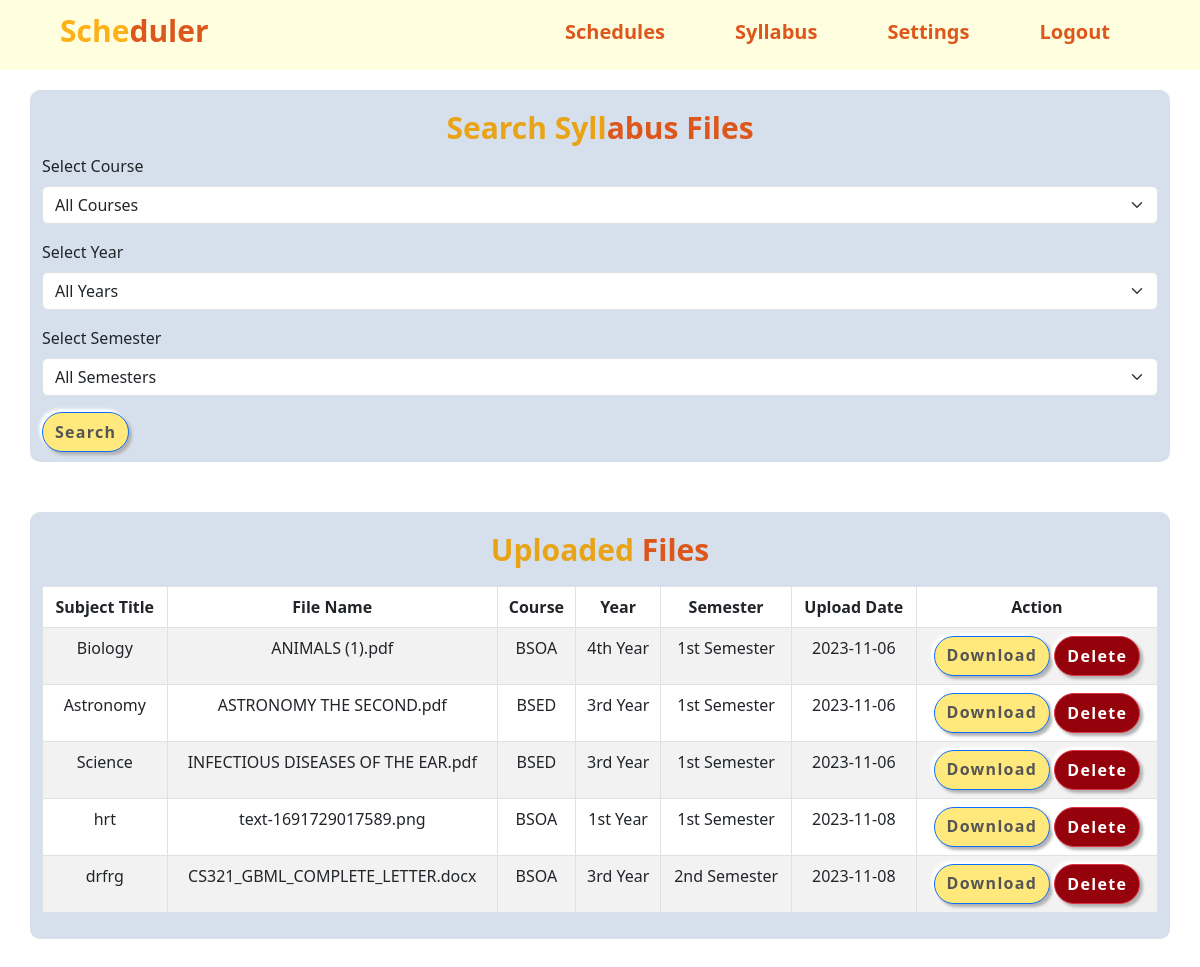
/download.php (signed in), run on the app's committed database.
### tables this page shows
CREATE TABLE `syllabus` (
  `id` int(11) NOT NULL,
  `filename` varchar(255) DEFAULT NULL,
  `filesize` int(11) DEFAULT NULL,
  `filetype` varchar(255) DEFAULT NULL,
  `subject_title` varchar(255) DEFAULT NULL,
  `course` varchar(255) DEFAULT NULL,
  `year` varchar(255) DEFAULT NULL,
  `semester` varchar(255) DEFAULT NULL,
  `upload_date` datetime DEFAULT current_timestamp()
);

### download.php (the view, shortened to what this page needs)
<?php
include 'dbconn.php';
$sql = "SELECT id, filename, subject_title, course, year, semester, DATE_FORMAT(upload_date, '%Y-%m-%d') AS upload_date, DATE_FORMAT(upload_date, '%H:%i:%s') AS upload_time FROM syllabus WHERE 1";
$result = $conn->query($sql);
?>
<!DOCTYPE html>
<html>
<head>
    <link rel="stylesheet" href="https://cdn.jsdelivr.net/npm/bootstrap@5.3.0/dist/css/bootstrap.min.css">
    <link rel="stylesheet" type="text/css" href="css/download.css">
</head>
<body>
    <?php include 'nav.php'; ?>
    <div class="container">
        <h2>Search Syll<span>abus Files</span></h2>
        <form action="download.php" method="POST">
            <div class="mb-3">
                <label for="course" class="form-label">Select Course</label>
                <select class="form-select" name="course" id="course">
                    <option value="">All Courses</option>
                </select>
            </div>
            <div class="mb-3">
                <label for="year" class="form-label">Select Year</label>
                <select class="form-select" name="year" id="year">
                    <option value="">All Years</option>
                </select>
            </div>
            <div class="mb-3">
                <label for="semester" class="form-label">Select Semester</label>
                <select class="form-select" name="semester" id="semester">
                    <option value="">All Semesters</option>
                </select>
            </div>
            <button type="submit" class="btn btn-primary">Search</button>
        </form>
    </div>
    <div class="container mt-5 text-center">
        <h2 class="files">Uploaded <span>Files</span></h2>
        <table class="table table-bordered table-striped">
            <thead>
                <tr>
                    <th>Subject Title</th>
                    <th>File Name</th>
                    <th>Course</th>
                    <th>Year</th>
                    <th>Semester</th>
                    <th>Upload Date</th>
                    <th>Action</th>
                </tr>
            </thead>
            <tbody>
                <?php
                if ($result->num_rows > 0) {
                    while ($row = $result->fetch_assoc()) {
                        $file_path = "uploads/" . $row['filename'];
                ?>
                        <tr>
                            <td><?php echo $row['subject_title']; ?></td>
                            <td><?php echo $row['filename']; ?></td>
                            <td><?php echo $row['course']; ?></td>
                            <td><?php echo $row['year']; ?></td>
                            <td><?php echo $row['semester']; ?></td>
                            <td><?php echo $row['upload_date']; ?></td>
                            <td>
                                <div style="display: inline-block;">
                                    <a href="<?php echo $file_path; ?>" class="btn btn-primary mx-auto" download>Download</a>
                                </div>
                                <div style="display: inline-block;">
                                    <form method="post" action="">
                                        <button type="button" class="btn btn-danger mx-auto" onclick="confirmDelete(<?php echo $row['id']; ?>)">Delete</button>
                                    </form>
                                </div>
                            </td>
                        <?php
                    }
                } else {
                        ?>
                        <tr>
                            <td colspan="8">No files uploaded yet.</td>
                        </tr>
                    <?php
                }
                    ?>
            </tbody>
        </table>
    </div>
</body>
</html>

### nav.php (shortened to what this page needs)
<link rel="stylesheet" type="text/css" href="css/nav.css">
<header>
    <div class="menu_bar">
        <h1 class="logo">Sche<span>duler</span></h1>
        <ul>
            <li><a href="#">Schedules <i class="fas fa-caret-down"></i></a>
            </li>
            <li><a href="#">Syllabus <i class="fas fa-caret-down"></i></a>
            </li>
            <li><a href="#">Settings <i class="fas fa-caret-down"></i></a>
            </li>
            <li><a href="logout.php">Logout</a></li>
        </ul>
    </div>
</header>

### download.css (style rules this page uses)
body { background-color: white; }
.container { background-color: #D6E0EC; margin-top: 20px; margin-bottom: 50px; padding-bottom: 10px; border-radius: 10px; }
h2, .files { color: #E8A317; text-align: center; padding-top: 20px; font-size: 30px; font-weight: 800; }
h2 span { color: #DD571C; }
.files { padding-bottom: 10px; }
.btn-primary { box-shadow: none; font-weight: 700; height: 40px; background-color: #FFE87C; color: #555; border-radius: 25px; box-shadow: 3px 3px 3px #b1b1b1, -3px -3px 3px #fff; letter-spacing: 1.3px; }
.btn-danger { box-shadow: none; font-weight: 700; height: 40px; background-color: #95020B; color: white; border-radius: 25px; box-shadow: 3px 3px 3px #b1b1b1, -3px -3px 3px #fff; letter-spacing: 1.3px; }

### nav.css (style rules this page uses)
:root { --color-yellow: #FBB117; --color-orange: #DD571C; }
* { margin: 0; padding: 0; box-sizing: border-box; }
body { font-family:"Georgia" sans-serif; }
.menu_bar { background-color: rgba(255, 255, 194, 0.5); height: 70px; width: 100%; display: flex; align-items: center; justify-content: space-between; padding: 0 5%; }
.logo { color: var(--color-yellow); font-size: 30px; font-weight: 800; }
.logo span { color: var(--color-orange); }
.menu_bar ul { list-style: none; display: flex; }
.menu_bar ul li { margin-top: 10px; padding: 10px 30px; position: relative; }
.menu_bar ul li a { color: var(--color-orange); text-decoration: none; font-size: 20px; font-weight: 700; transition: all 0.3s; }

### data on the page
syllabus: subject_title "Biology", filename "ANIMALS (1).pdf", course "BSOA", year "4th Year", semester "1st Semester", upload_date "2023-11-06"
syllabus: subject_title "Astronomy", filename "ASTRONOMY THE SECOND.pdf", course "BSED", year "3rd Year", semester "1st Semester", upload_date "2023-11-06"
syllabus: subject_title "Science", filename "INFECTIOUS DISEASES OF THE EAR.pdf", course "BSED", year "3rd Year", semester "1st Semester", upload_date "2023-11-06"
syllabus: subject_title "hrt", filename "text-1691729017589.png", course "BSOA", year "1st Year", semester "1st Semester", upload_date "2023-11-08"
syllabus: subject_title "drfrg", filename "CS321_GBML_COMPLETE_LETTER.docx", course "BSOA", year "3rd Year", semester "2nd Semester", upload_date "2023-11-08"
